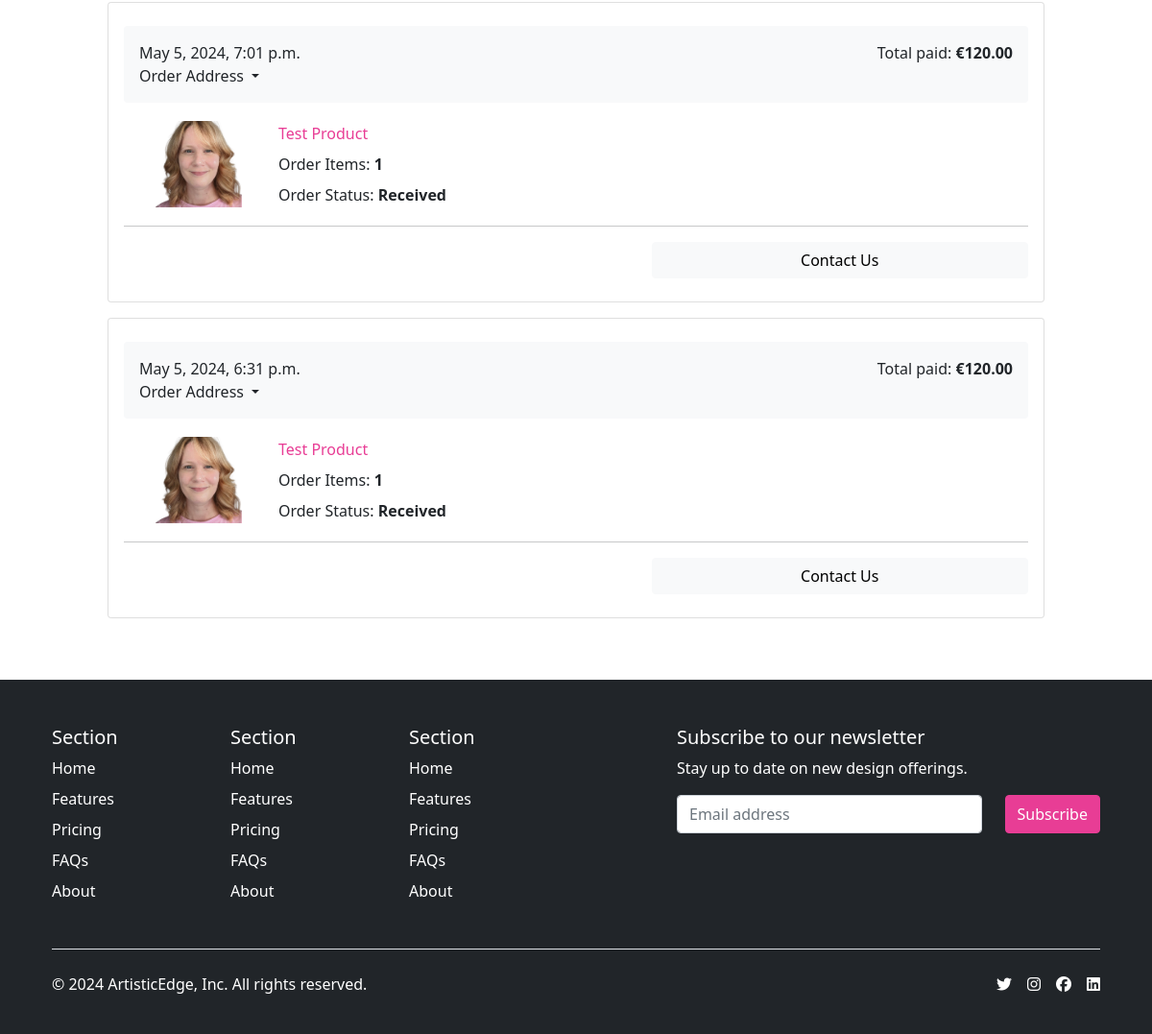
The app's page /account/dashboard/ (signed in, lower part), older data.
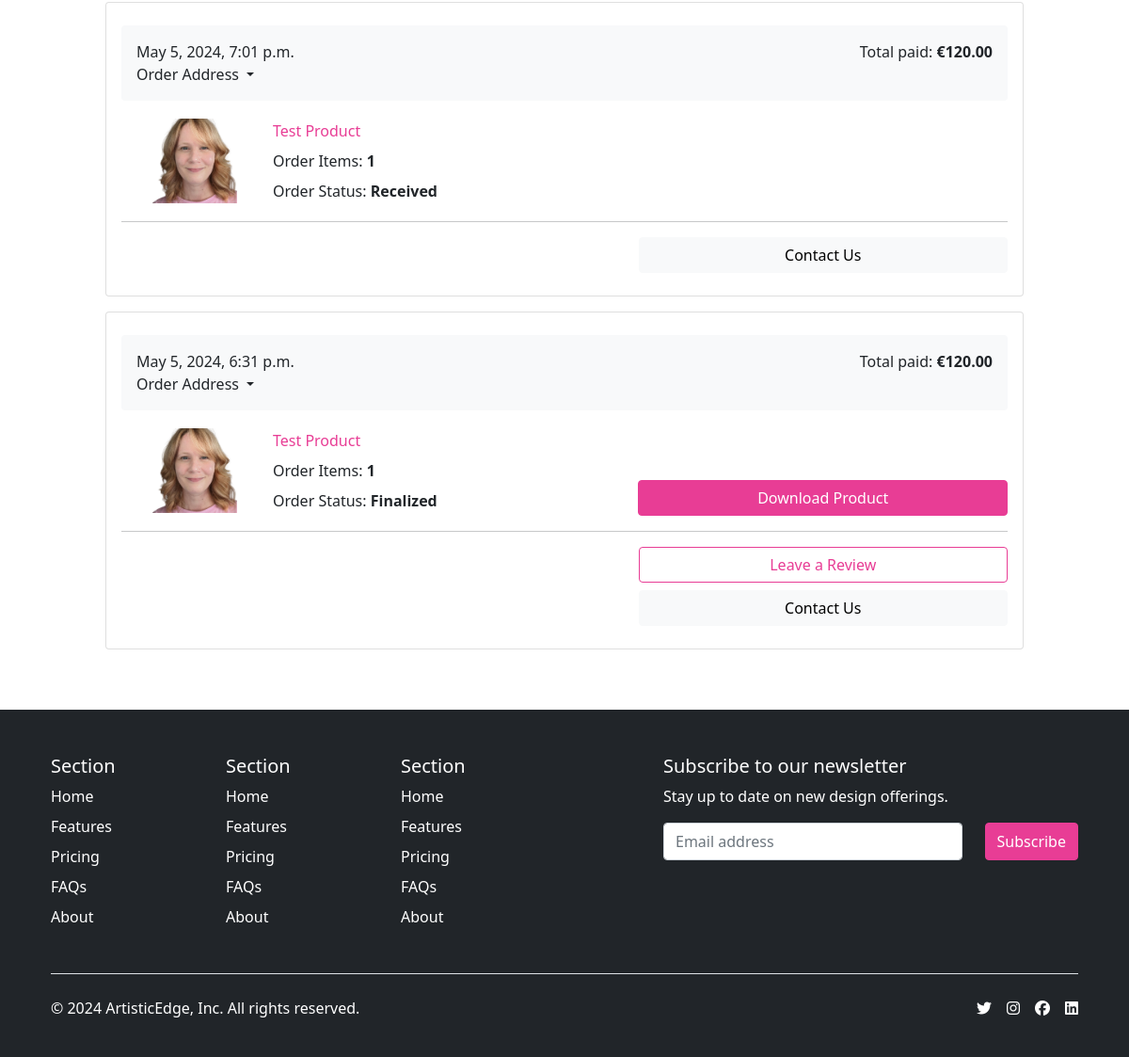
The same page, newer data.
### orders/models.py (models this page shows, shortened)
class Order(models.Model):
    user = models.ForeignKey(settings.AUTH_USER_MODEL, on_delete=models.CASCADE, related_name='order_user')
    full_name = models.CharField(_("Full Name"), max_length=150, default='No name provided')
    phone = models.CharField(_("Phone Number"), max_length=50, default='No phone provided')
    address_line = models.CharField(_("Address Line 1"), max_length=255, default='No address provided')
    address_line2 = models.CharField(_("Address Line 2"), max_length=255, default='No address provided')
    town_city = models.CharField(_("City, State"), max_length=150, default='No city provided')
    country = models.CharField(_("Country"), max_length=200, null=True, blank=True, choices=[('', 'Select Country')] + list(CountryField().choices))
    postcode = models.CharField(_("Postcode"), max_length=50, default='No post code provided')
    created = models.DateTimeField(auto_now_add=True)
    updated = models.DateTimeField(auto_now=True)
    total_paid = models.DecimalField(max_digits=5, decimal_places=2)
    order_key = models.CharField(max_length=200)
    buyer_note = models.TextField(blank=True, null=True, max_length=500)
    billing_status = models.BooleanField(default=False)
    STATUS_CHOICES = (
        ('received', 'Received'),
        ('in_progress', 'In Progress'),
        ('finalized', 'Finalized'),
    )
    order_status = models.CharField(max_length=20, choices=STATUS_CHOICES, default='received')
    digital_product = models.FileField(upload_to='orders/products/', blank=True, null=True)
    class Meta:
        ordering = ('-created',)

class OrderItem(models.Model):
    order = models.ForeignKey(Order,
                              related_name='items',
                              on_delete=models.CASCADE)
    product = models.ForeignKey(Product,
                                related_name='order_items',
                                on_delete=models.CASCADE)
    price = models.DecimalField(max_digits=5, decimal_places=2)
    quantity = models.PositiveIntegerField(default=1)

### store/models.py (models this page shows)
class Product(models.Model):
    category = models.ForeignKey(Category, related_name='product', on_delete=models.CASCADE)
    created_by = models.ForeignKey(settings.AUTH_USER_MODEL, on_delete=models.CASCADE, related_name='product_creator')
    title = models.CharField(max_length=255)
    description = models.TextField(blank=True)
    image = models.ImageField(upload_to='images/product/', default='images/default.png')
    image_alt_text = models.CharField(max_length=255, blank=True, help_text='Product Image Alternate Text')
    slug = models.SlugField(max_length=255)
    price = models.DecimalField(max_digits=10, decimal_places=2)
    in_stock = models.BooleanField(default=True)
    is_active = models.BooleanField(default=True)
    created = models.DateTimeField(auto_now_add=True)
    updated = models.DateTimeField(auto_now=True)
    users_wishlist = models.ManyToManyField(settings.AUTH_USER_MODEL, related_name="user_wishlist", blank=True)
    average_rating = models.FloatField(default=0.0, help_text="Average Rating of the Product")
    ratings_count = models.IntegerField(default=0, help_text="Total Number of Ratings")
    objects = models.Manager()
    products = ProductManager()
    class Meta:
        verbose_name_plural = 'Products'
        ordering = ('-created',)
    def get_absolute_url(self):
        return reverse('store:product_detail', args=[self.slug])
    def __str__(self):
        return self.title

### account/views.py (the view)
# urls.py: path('dashboard/', views.dashboard, name='dashboard'),
@login_required
def dashboard(request):
    orders = user_orders(request)
    return render(request,
                  'account/user/dashboard.html', {'orders': orders})

### orders/views.py (called while the page is built)
def user_orders(request):
    user_id = request.user.id
    orders = Order.objects.filter(user_id=user_id).filter(billing_status=True)
    return orders

### store/context_processors.py (called while the page is built)
def categories(request):
    return {
        'categories': Category.objects.all()
    }

### store/models.py (called while the page is built)
    def get_absolute_url(self):
        return reverse('store:category_list', args=[self.slug])

### store_basket/context_processors.py (called while the page is built)
def basket(request):
    return {'basket': Basket(request)}

### store_basket/models.py (called while the page is built)
    def __len__(self):
        return sum(item['qty'] for item in self.basket.values())

### templates/account/user/dashboard.html (shortened to what this page needs)
{% extends "../../base.html" %}
{% load static %}
{% block content %}
<div class="container" style="max-width: 1000px">
<div class="container px-0 pt-2" id="orderDetails">
  {% for order in orders %}
  <div class="card mb-3 rounded-2 p-3">
      <div class="row g-3 p-2">
          <div class="col-12 bg-light p-3 d-flex justify-content-between rounded-2">
              <div class="d-flex d-flex-inline">
                  <div class="pe-3">
                      {{ order.created }}
                      <div class="dropdown">
                          <a class="text-reset text-decoration-none dropdown-toggle" href="#" role="link" id="dropdownLink" data-bs-toggle="dropdown" aria-expanded="false">
                              Order Address
                          </a>
                      </div>
                  </div>
              </div>
              <div class="text-end">
                  Total paid: <span class="fw-bold">€{{ order.total_paid }}</span>
              </div>
          </div>
          <div class="col-md-12 col-lg-12 p-0">
              {% for item in order.items.all %}
              <div class="card mb-3 border-0">
                  <div class="row g-0">
                      <div class="col-md-2 col-md-2 d-flex justify-content-center align-items-center">
                          <img class="img-fluid" style="width:90px" src="{{item.product.image.url}}" />
                      </div>
                      <div class="col-12 col-md-5">
                          <div class="card-body p-1">
                              <a class="text-decoration-none" href="{{ item.product.get_absolute_url }}">
                                  <p class="card-text">{{item.product|title}}</p>
                              </a>
                              <div class="mt-2">
                                  Order Items: <span class="fw-bold">{{ order.items.all|length }}</span>
                              </div>
                              <div class="mt-2">
                                  Order Status: <span class="fw-bold">{{ order.get_order_status_display }}</span>
                              </div>
                          </div>
                      </div>
                      <div class="text-end d-flex flex-column justify-content-end col-12 col-md-5">
                          {% if order.order_status == 'finalized' and order.digital_product %}
                          <div>
                              <a href="{{ order.digital_product.url }}" class="btn btn-primary mt-2 col-12" download>
                                  Download Product
                              </a>
                          </div>
                          {% endif %}
                      </div>
                  </div>
              </div>
              <hr>
              <div class="row g-0">
                <div class="col-12 col-lg-5 ms-lg-auto text-end">
                  {% if order.order_status == 'finalized' %}
                  <button class="btn btn-secondary open-review-btn w-100 w-lg-auto mb-2"
                  data-product-id="review-{{ order.id }}-{{ item.product.id }}" type="button">
                  Leave a Review
                  </button>
                  {% endif %}
                </div>
              </div>
              {% endfor %}
              <div class="row g-0">
                <div class="col-12 col-lg-5 ms-lg-auto text-end">
                  <button class="btn btn-light problem-with-order-button w-100 w-lg-auto" type="button">Contact Us</button>
                </div>
              </div>
          </div>
      </div>
  </div>
  {% endfor %}
</div>
{% endblock %}

Row changes from the older to the newer data that the page shows:
changed Order: order_status "Received" → "Finalized"
shown differently, row unchanged: OrderItem (number 2 of 2 on the later page): now shows "Download Product Leave a Review"
